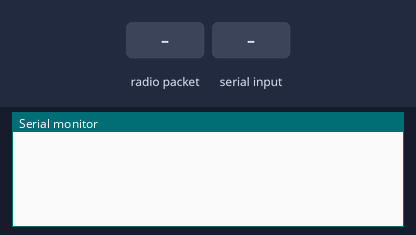
Bench run of a sketch on a simulated Arduino Uno, built with avr-gcc and run on an emulated ATmega328P. Shown: the last lines printed to the serial monitor. The test bench sets the inputs (shaded band). No radio packets arrive unless stated.

Above: at 1.2 s.
1.3 s: radio packet "1" arrives
At 2.4 s:
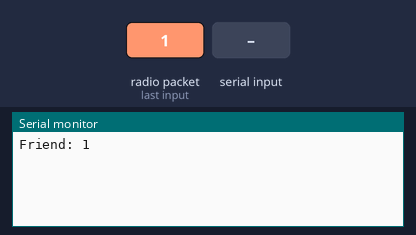
2.8 s: "1" received over Serial
At 4.1 s:
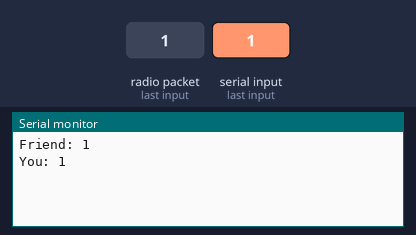

Measured:
- after the input at 1.3 s, the serial monitor: prints a new line at once (image 1)
- after the input at 2.8 s, the serial monitor: prints a new line after 0.11 s (image 2)

The sketch:

Chat_RadioHead.ino
```cpp
#include <RH_ASK.h>   // Include the RH_ASK library
#include <SPI.h>      // Not actually used but needed to compile the RH_ASK library

char inData[500];
int newmessage = 0;


RH_ASK radio(2000, 11, 12);
// Speed of 2000 bits per second
// Use pin 11 for reception
// Use pin 12 for transmission

void setup(){
// put your setup code here, to run once:
Serial.begin(9600);   // Use this for debugging

if (!radio.init()) {
  Serial.println("Radio module failed to initialize");
}
}
void loop() {
  // put your main code here, to run repeatedly:
  char inChar;
  byte index = 0;
  char msg[200];
  while (Serial.available() >= 1) {
    if (index < 499) {
      delay(50);
      inChar = Serial.read();
      inData[index] = inChar;
      index++;
      inData[index] = '\0';
    }
    newmessage = 1;
  }
  if (newmessage == 1) {
    sprintf(msg, "%s", inData);// Conversão de caracteres para string
    radio.send((uint8_t*)msg, strlen(msg));//Enviando pacotes
    radio.waitPacketSent();//Esperando a transferencia completa
    Serial.print("You: ");
    Serial.println(msg);
    delay(600);
    newmessage = 0; // Indicate that there is no new message to wait for the new one
  }
  // Create a char buffer
  uint8_t buf[RH_ASK_MAX_MESSAGE_LEN];
  uint8_t buflen = sizeof(buf);
  ///Reciever Msg
   if (radio.recv(buf, &buflen)){
    Serial.print("Friend: ");
     for (int i = 0; i < buflen; i++) {
      Serial.write(buf[i]);
    }
    Serial.println();
  }

}
```
